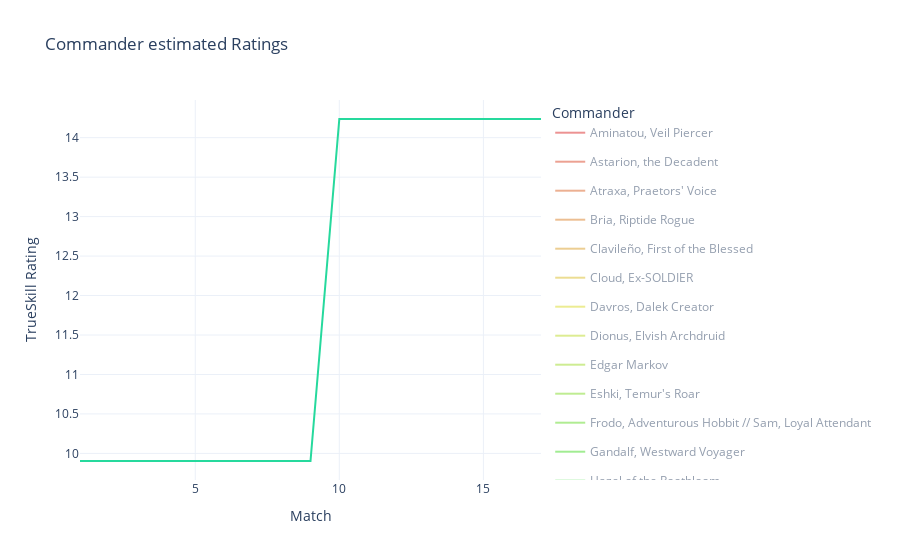

This figure's notebook cell:
### Code cell
k = 3

commanders_vis["estimated skill"] = commanders_vis["TrueSkill Rating"] - 3 * commanders_vis["TrueSkill StDev"]

fig = go.Figure()

base_colors = generate_color_palette(len(commanders), alpha=1.0)

# Get distinct colors for each commander using Plotly's qualitative color palette
color_map_line = dict(zip(commanders, base_colors))

for commander in commanders:
    data = commanders_vis[commanders_vis['Commander'] == commander].copy()
    data = data.sort_values('Match')

    color_line = color_map_line[commander]

    # Line trace
    fig.add_trace(go.Scatter(
        x=data['Match'], y=data['estimated skill'],
        mode='lines',
        name=commander,
        legendgroup=commander,
        line=dict(width=2, color=color_line),
        hoverinfo='x+y+name',
        visible='legendonly' if not commander in default_selection else True
    ))

fig.update_layout(
    title='Commander estimated Ratings ',
    xaxis_title='Match',
    yaxis_title='TrueSkill Rating',
    template='plotly_white',
    legend_title='Commander',
    hovermode='x unified'
)

fig.show()

### Figure 1 — Plotly figure (JSON) as saved in the notebook; plotly's stock layout.template omitted (floating-point values rounded to 4 significant figures)
{"data": [{"hoverinfo": "x+y+name", "legendgroup": "Aminatou, Veil Piercer", "line": {"color": "hsla(0, 70%, 50%, 1.0)", "width": 2}, "mode": "lines", "name": "Aminatou, Veil Piercer", "type": "scatter", "visible": "legendonly", "x": [5, 6, 7, 8, 9, 10, 11, 12, 13, 14, 15, 16, 17], "y": [4.527, 4.527, 4.527, 4.527, 4.527, 4.527, 4.527, 4.527, 4.527, 4.527, 4.527, 4.527, 4.527]}, {"hoverinfo": "x+y+name", "legendgroup": "Astarion, the Decadent", "line": {"color": "hsla(10, 70%, 50%, 1.0)", "width": 2}, "mode": "lines", "name": "Astarion, the Decadent", "type": "scatter", "visible": "legendonly", "x": [15, 16, 17], "y": [6.322, 6.322, 6.322]}, {"hoverinfo": "x+y+name", "legendgroup": "Atraxa, Praetors' Voice", "line": {"color": "hsla(20, 70%, 50%, 1.0)", "width": 2}, "mode": "lines", "name": "Atraxa, Praetors' Voice", "type": "scatter", "visible": "legendonly", "x": [1, 2, 3, 4, 5, 6, 7, 8, 9, 10, 11, 12, 13, 14, 15, 16, 17], "y": [4.526, 4.526, 4.526, 4.526, 4.526, 4.526, 4.526, 4.526, 4.526, 4.526, 4.526, 4.526, 4.526, 4.526, 4.526, 4.526, 4.526]}, {"hoverinfo": "x+y+name", "legendgroup": "Bria, Riptide Rogue", "line": {"color": "hsla(30, 70%, 50%, 1.0)", "width": 2}, "mode": "lines", "name": "Bria, Riptide Rogue", "type": "scatter", "visible": "legendonly", "x": [6, 7, 8, 9, 10, 11, 12, 13, 14, 15, 16, 17], "y": [9.904, 9.904, 9.904, 9.904, 9.904, 9.904, 11.48, 11.48, 11.48, 11.48, 11.48, 11.48]}, {"hoverinfo": "x+y+name", "legendgroup": "Clavileño, First of the Blessed", "line": {"color": "hsla(40, 70%, 50%, 1.0)", "width": 2}, "mode": "lines", "name": "Clavileño, First of the Blessed", "type": "scatter", "visible": "legendonly", "x": [8, 9, 10, 11, 12, 13, 14, 15, 16, 17], "y": [4.527, 4.527, 4.527, 4.527, 4.527, 4.527, 4.527, 4.527, 4.527, 4.527]}, {"hoverinfo": "x+y+name", "legendgroup": "Cloud, Ex-SOLDIER", "line": {"color": "hsla(50, 70%, 50%, 1.0)", "width": 2}, "mode": "lines", "name": "Cloud, Ex-SOLDIER", "type": "scatter", "visible": "legendonly", "x": [16, 17], "y": [7.535, 7.535]}, {"hoverinfo": "x+y+name", "legendgroup": "Davros, Dalek Creator", "line": {"color": "hsla(60, 70%, 50%, 1.0)", "width": 2}, "mode": "lines", "name": "Davros, Dalek Creator", "type": "scatter", "visible": "legendonly", "x": [17], "y": [6.566]}, {"hoverinfo": "x+y+name", "legendgroup": "Dionus, Elvish Archdruid", "line": {"color": "hsla(70, 70%, 50%, 1.0)", "width": 2}, "mode": "lines", "name": "Dionus, Elvish Archdruid", "type": "scatter", "visible": "legendonly", "x": [9, 10, 11, 12, 13, 14, 15, 16, 17], "y": [4.172, 4.172, 4.172, 4.172, 4.172, 4.172, 4.172, 4.172, 11.12]}, {"hoverinfo": "x+y+name", "legendgroup": "Edgar Markov", "line": {"color": "hsla(80, 70%, 50%, 1.0)", "width": 2}, "mode": "lines", "name": "Edgar Markov", "type": "scatter", "visible": "legendonly", "x": [15, 16, 17], "y": [6.31, 6.31, 6.31]}, {"hoverinfo": "x+y+name", "legendgroup": "Eshki, Temur's Roar", "line": {"color": "hsla(90, 70%, 50%, 1.0)", "width": 2}, "mode": "lines", "name": "Eshki, Temur's Roar", "type": "scatter", "visible": "legendonly", "x": [11, 12, 13, 14, 15, 16, 17], "y": [8.124, 8.124, 8.124, 8.124, 8.124, 8.124, 8.124]}, {"hoverinfo": "x+y+name", "legendgroup": "Frodo, Adventurous Hobbit // Sam, Loyal Attendant", "line": {"color": "hsla(100, 70%, 50%, 1.0)", "width": 2}, "mode": "lines", "name": "Frodo, Adventurous Hobbit // Sam, Loyal Attendant", "type": "scatter", "visible": "legendonly", "x": [5, 6, 7, 8, 9, 10, 11, 12, 13, 14, 15, 16, 17], "y": [4.526, 4.526, 4.526, 4.526, 4.526, 4.526, 4.526, 4.526, 4.526, 4.526, 4.526, 4.526, 4.526]}, {"hoverinfo": "x+y+name", "legendgroup": "Gandalf, Westward Voyager", "line": {"color": "hsla(110, 70%, 50%, 1.0)", "width": 2}, "mode": "lines", "name": "Gandalf, Westward Voyager", "type": "scatter", "visible": "legendonly", "x": [8, 9, 10, 11, 12, 13, 14, 15, 16, 17], "y": [9.904, 9.904, 9.904, 9.904, 9.904, 9.904, 9.904, 9.904, 9.904, 9.904]}, {"hoverinfo": "x+y+name", "legendgroup": "Hazel of the Rootbloom", "line": {"color": "hsla(120, 70%, 50%, 1.0)", "width": 2}, "mode": "lines", "name": "Hazel of the Rootbloom", "type": "scatter", "visible": "legendonly", "x": [7, 8, 9, 10, 11, 12, 13, 14, 15, 16, 17], "y": [4.251, 4.251, 4.251, 4.251, 4.251, 4.251, 4.251, 4.251, 4.251, 4.251, 4.251]}, {"hoverinfo": "x+y+name", "legendgroup": "Kianne, Corrupted Memory", "line": {"color": "hsla(130, 70%, 50%, 1.0)", "width": 2}, "mode": "lines", "name": "Kianne, Corrupted Memory", "type": "scatter", "visible": "legendonly", "x": [3, 4, 5, 6, 7, 8, 9, 10, 11, 12, 13, 14, 15, 16, 17], "y": [11.36, 11.36, 11.36, 11.36, 11.36, 11.36, 11.36, 11.36, 11.37, 11.37, 11.37, 11.37, 11.37, 11.37, 11.37]}, {"hoverinfo": "x+y+name", "legendgroup": "Krenko, Mob Boss", "line": {"color": "hsla(140, 70%, 50%, 1.0)", "width": 2}, "mode": "lines", "name": "Krenko, Mob Boss", "type": "scatter", "visible": "legendonly", "x": [6, 7, 8, 9, 10, 11, 12, 13, 14, 15, 16, 17], "y": [4.527, 4.527, 4.527, 10.75, 10.75, 10.75, 10.75, 10.75, 10.75, 10.75, 10.75, 10.75]}, {"hoverinfo": "x+y+name", "legendgroup": "Lathril, Blade of the Elves", "line": {"color": "hsla(150, 70%, 50%, 1.0)", "width": 2}, "mode": "lines", "name": "Lathril, Blade of the Elves", "type": "scatter", "visible": "legendonly", "x": [17], "y": [6.581]}, {"hoverinfo": "x+y+name", "legendgroup": "Lord Windgrace", "line": {"color": "hsla(160, 70%, 50%, 1.0)", "width": 2}, "mode": "lines", "name": "Lord Windgrace", "type": "scatter", "visible": true, "x": [1, 2, 3, 4, 5, 6, 7, 8, 9, 10, 11, 12, 13, 14, 15, 16, 17], "y": [9.904, 9.904, 9.904, 9.904, 9.904, 9.904, 9.904, 9.904, 9.904, 14.24, 14.24, 14.24, 14.24, 14.24, 14.24, 14.24, 14.24]}, {"hoverinfo": "x+y+name", "legendgroup": "Maha, Its Feathers Night", "line": {"color": "hsla(170, 70%, 50%, 1.0)", "width": 2}, "mode": "lines", "name": "Maha, Its Feathers Night", "type": "scatter", "visible": "legendonly", "x": [10, 11, 12, 13, 14, 15, 16, 17], "y": [5.331, 5.331, 5.331, 5.331, 5.331, 5.331, 5.331, 8.375]}, {"hoverinfo": "x+y+name", "legendgroup": "Neera, Wild Mage", "line": {"color": "hsla(180, 70%, 50%, 1.0)", "width": 2}, "mode": "lines", "name": "Neera, Wild Mage", "type": "scatter", "visible": "legendonly", "x": [14, 15, 16, 17], "y": [8.773, 8.773, 8.773, 8.773]}, {"hoverinfo": "x+y+name", "legendgroup": "Nekusar, the Mindrazer", "line": {"color": "hsla(190, 70%, 50%, 1.0)", "width": 2}, "mode": "lines", "name": "Nekusar, the Mindrazer", "type": "scatter", "visible": "legendonly", "x": [1, 2, 3, 4, 5, 6, 7, 8, 9, 10, 11, 12, 13, 14, 15, 16, 17], "y": [4.527, 10.75, 11.29, 11.29, 11.29, 11.29, 11.29, 11.29, 11.29, 11.29, 11.29, 11.29, 11.29, 11.29, 11.29, 11.29, 11.29]}, {"hoverinfo": "x+y+name", "legendgroup": "Ojer Axonil, Deepest Might", "line": {"color": "hsla(200, 70%, 50%, 1.0)", "width": 2}, "mode": "lines", "name": "Ojer Axonil, Deepest Might", "type": "scatter", "visible": "legendonly", "x": [6, 7, 8, 9, 10, 11, 12, 13, 14, 15, 16, 17], "y": [4.526, 4.526, 4.526, 4.526, 4.526, 4.526, 4.526, 11.94, 11.94, 11.94, 11.94, 11.94]}, {"hoverinfo": "x+y+name", "legendgroup": "Omo, Queen of Vesuva", "line": {"color": "hsla(210, 70%, 50%, 1.0)", "width": 2}, "mode": "lines", "name": "Omo, Queen of Vesuva", "type": "scatter", "visible": "legendonly", "x": [5, 6, 7, 8, 9, 10, 11, 12, 13, 14, 15, 16, 17], "y": [9.904, 9.904, 9.904, 9.904, 9.904, 9.904, 9.904, 9.904, 9.904, 9.904, 9.904, 9.904, 9.904]}, {"hoverinfo": "x+y+name", "legendgroup": "Otharri, Suns' Glory", "line": {"color": "hsla(220, 70%, 50%, 1.0)", "width": 2}, "mode": "lines", "name": "Otharri, Suns' Glory", "type": "scatter", "visible": "legendonly", "x": [16, 17], "y": [10.59, 10.59]}, {"hoverinfo": "x+y+name", "legendgroup": "Rakdos, Lord of Riots", "line": {"color": "hsla(230, 70%, 50%, 1.0)", "width": 2}, "mode": "lines", "name": "Rakdos, Lord of Riots", "type": "scatter", "visible": "legendonly", "x": [4, 5, 6, 7, 8, 9, 10, 11, 12, 13, 14, 15, 16, 17], "y": [10.32, 10.32, 10.32, 10.32, 10.32, 10.32, 10.32, 10.32, 10.32, 10.21, 10.21, 10.21, 10.21, 10.21]}, {"hoverinfo": "x+y+name", "legendgroup": "Rona, Herald of Invasion // Rona, Tolarian Obliterator", "line": {"color": "hsla(240, 70%, 50%, 1.0)", "width": 2}, "mode": "lines", "name": "Rona, Herald of Invasion // Rona, Tolarian Obliterator", "type": "scatter", "visible": "legendonly", "x": [14, 15, 16, 17], "y": [8.797, 8.797, 8.797, 8.797]}, {"hoverinfo": "x+y+name", "legendgroup": "Saruman, the White Hand", "line": {"color": "hsla(250, 70%, 50%, 1.0)", "width": 2}, "mode": "lines", "name": "Saruman, the White Hand", "type": "scatter", "visible": "legendonly", "x": [11, 12, 13, 14, 15, 16, 17], "y": [12.32, 12.32, 12.32, 12.32, 12.32, 12.32, 12.32]}, {"hoverinfo": "x+y+name", "legendgroup": "Satya, Aetherflux Genius", "line": {"color": "hsla(260, 70%, 50%, 1.0)", "width": 2}, "mode": "lines", "name": "Satya, Aetherflux Genius", "type": "scatter", "visible": "legendonly", "x": [16, 17], "y": [7.519, 7.519]}, {"hoverinfo": "x+y+name", "legendgroup": "Temmet, Naktamun's Will", "line": {"color": "hsla(270, 70%, 50%, 1.0)", "width": 2}, "mode": "lines", "name": "Temmet, Naktamun's Will", "type": "scatter", "visible": "legendonly", "x": [8, 9, 10, 11, 12, 13, 14, 15, 16, 17], "y": [4.526, 4.526, 4.526, 4.526, 4.526, 4.526, 4.526, 4.526, 4.526, 4.526]}, {"hoverinfo": "x+y+name", "legendgroup": "The Jolly Balloon Man", "line": {"color": "hsla(280, 70%, 50%, 1.0)", "width": 2}, "mode": "lines", "name": "The Jolly Balloon Man", "type": "scatter", "visible": "legendonly", "x": [2, 3, 4, 5, 6, 7, 8, 9, 10, 11, 12, 13, 14, 15, 16, 17], "y": [4.174, 4.174, 4.174, 4.174, 4.174, 4.174, 4.174, 4.174, 6.995, 6.995, 6.995, 9.708, 9.708, 9.708, 11.27, 11.27]}, {"hoverinfo": "x+y+name", "legendgroup": "Tom Bobadil", "line": {"color": "hsla(290, 70%, 50%, 1.0)", "width": 2}, "mode": "lines", "name": "Tom Bobadil", "type": "scatter", "visible": "legendonly", "x": [7, 8, 9, 10, 11, 12, 13, 14, 15, 16, 17], "y": [4.255, 4.255, 4.255, 4.255, 4.255, 4.255, 4.255, 4.255, 4.255, 4.255, 4.255]}, {"hoverinfo": "x+y+name", "legendgroup": "Ulalek, Fused Atrocity", "line": {"color": "hsla(300, 70%, 50%, 1.0)", "width": 2}, "mode": "lines", "name": "Ulalek, Fused Atrocity", "type": "scatter", "visible": "legendonly", "x": [15, 16, 17], "y": [6.311, 6.311, 6.311]}, {"hoverinfo": "x+y+name", "legendgroup": "Umbris, Fear Manifest", "line": {"color": "hsla(310, 70%, 50%, 1.0)", "width": 2}, "mode": "lines", "name": "Umbris, Fear Manifest", "type": "scatter", "visible": "legendonly", "x": [2, 3, 4, 5, 6, 7, 8, 9, 10, 11, 12, 13, 14, 15, 16, 17], "y": [4.172, 4.172, 4.172, 4.172, 4.172, 4.172, 4.172, 4.172, 4.172, 4.172, 4.172, 4.172, 4.172, 11.2, 11.2, 11.2]}, {"hoverinfo": "x+y+name", "legendgroup": "Valgavoth, Harrower of Souls", "line": {"color": "hsla(320, 70%, 50%, 1.0)", "width": 2}, "mode": "lines", "name": "Valgavoth, Harrower of Souls", "type": "scatter", "visible": "legendonly", "x": [4, 5, 6, 7, 8, 9, 10, 11, 12, 13, 14, 15, 16, 17], "y": [6.057, 6.057, 6.057, 6.057, 6.057, 6.057, 6.057, 6.057, 13.36, 13.36, 13.36, 13.36, 13.36, 13.36]}, {"hoverinfo": "x+y+name", "legendgroup": "Vnwxt, Verbose Host", "line": {"color": "hsla(330, 70%, 50%, 1.0)", "width": 2}, "mode": "lines", "name": "Vnwxt, Verbose Host", "type": "scatter", "visible": "legendonly", "x": [3, 4, 5, 6, 7, 8, 9, 10, 11, 12, 13, 14, 15, 16, 17], "y": [7.413, 8.837, 8.837, 8.837, 12.54, 12.54, 12.54, 12.54, 12.54, 13.52, 13.52, 14.19, 14.19, 14.19, 14.19]}, {"hoverinfo": "x+y+name", "legendgroup": "Y'shtola, Night's Blessed", "line": {"color": "hsla(340, 70%, 50%, 1.0)", "width": 2}, "mode": "lines", "name": "Y'shtola, Night's Blessed", "type": "scatter", "visible": "legendonly", "x": [14, 15, 16, 17], "y": [11.61, 11.61, 11.61, 11.61]}, {"hoverinfo": "x+y+name", "legendgroup": "Zedruu the Greathearted", "line": {"color": "hsla(350, 70%, 50%, 1.0)", "width": 2}, "mode": "lines", "name": "Zedruu the Greathearted", "type": "scatter", "visible": "legendonly", "x": [9, 10, 11, 12, 13, 14, 15, 16, 17], "y": [4.174, 4.174, 4.174, 4.174, 4.174, 4.174, 4.174, 4.174, 4.174]}], "layout": {"hovermode": "x unified", "legend": {"title": {"text": "Commander"}}, "title": {"text": "Commander estimated Ratings "}, "xaxis": {"title": {"text": "Match"}}, "yaxis": {"title": {"text": "TrueSkill Rating"}}}}
